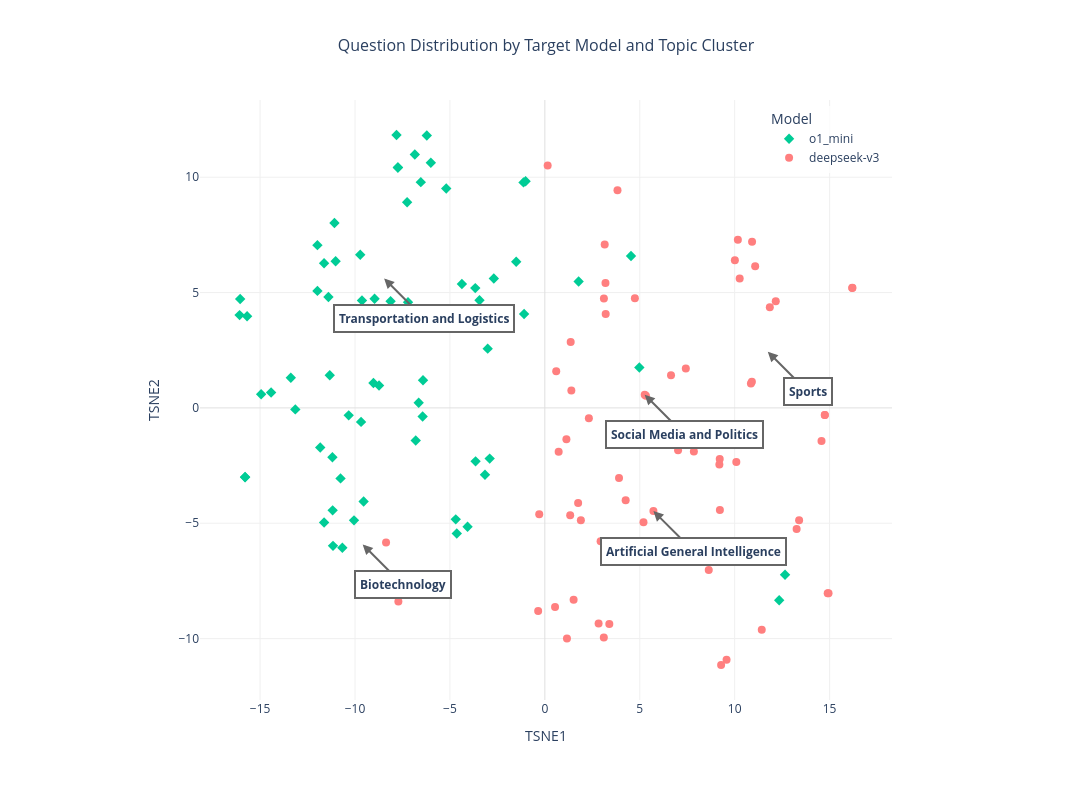

Source (notebook cell):
### Code cell
import plotly.graph_objects as go
import plotly.express as px
import pandas as pd
import numpy as np
from sklearn.feature_extraction.text import TfidfVectorizer
from sklearn.manifold import TSNE

def analyze_model_topics(logical_and_df: pd.DataFrame, model_names: list[str]):
    """
    Analyze and visualize topic distribution between models using t-SNE.
    Interactive visualization with Plotly with external annotations.
    """
    # Filter for specified models
    model_df = logical_and_df[logical_and_df['generator_model'].isin(model_names)]
    
    # Prepare text data
    texts = model_df['question_body'].tolist()
    
    # TF-IDF vectorization
    vectorizer = TfidfVectorizer(stop_words='english', max_features=5000)
    tfidf_matrix = vectorizer.fit_transform(texts)
    
    # t-SNE dimensionality reduction
    tsne = TSNE(n_components=2, 
                perplexity=30, 
                random_state=42)
    
    tsne_embeddings = tsne.fit_transform(tfidf_matrix.toarray())
    
    # Create visualization DataFrame
    viz_df = pd.DataFrame({
        'TSNE1': tsne_embeddings[:, 0],
        'TSNE2': tsne_embeddings[:, 1],
        'Model': model_df['generator_model'].values,
        'Question': texts,
        'Question_Preview': [t[:100] + '...' for t in texts],
        'Topic': model_df['topic'].values
    })

    # Create figure with expanded dimensions
    fig = go.Figure()

    # Add traces for each model
    colors = {'o1_mini': '#00cc96', 'deepseek-v3': '#ff7f7f'}
    symbols = {'o1_mini': 'diamond', 'deepseek-v3': 'circle'}
    
    for model in model_names:
        mask = viz_df['Model'] == model
        fig.add_trace(go.Scatter(
            x=viz_df[mask]['TSNE1'],
            y=viz_df[mask]['TSNE2'],
            mode='markers',
            name=model,
            marker=dict(
                color=colors[model],
                size=8,
                symbol=symbols[model]
            ),
            customdata=np.stack((
                viz_df[mask]['Model'],
                viz_df[mask]['Topic'],
                viz_df[mask]['Question_Preview']
            ), axis=1),
            hovertemplate="<br>".join([
                "Model: %{customdata[0]}",
                "Topic: %{customdata[1]}",
                "Question: %{customdata[2]}",
                "<extra></extra>"
            ])
        ))

    # List of topics to label
    topics_to_label = [
        "Artificial General Intelligence",
        "Sports",
        "Environmental Science",
        "Space Exploration",
        "Biotechnology",
        "Social Media and Politics",
        "Transportation and Logistics"
    ]

    # Create annotations for topic labels and detailed analysis
    annotations = []
    
    # Add basic topic labels
    for topic in topics_to_label:
        topic_points = viz_df[viz_df['Topic'] == topic]
        if len(topic_points) > 0:
            x_mean = topic_points['TSNE1'].mean()
            y_mean = topic_points['TSNE2'].mean()
            
            # Calculate arrow direction - point to the center of the cluster
            arrow_direction = 40  # Base arrow length
            
            annotations.append(dict(
                x=x_mean,
                y=y_mean,
                text=f"<b>{topic}</b>",
                showarrow=True,
                arrowhead=2,
                arrowsize=1,
                arrowwidth=2,
                arrowcolor="#666",
                ax=arrow_direction,
                ay=arrow_direction,
                bgcolor="white",
                bordercolor="#666",
                borderwidth=2,
                borderpad=4,
                font=dict(size=12)
            ))

    # Add detailed analysis boxes outside the plot
    # detailed_annotations = [
    #     # Sports Analysis Box
    #     dict(
    #         x=max(viz_df['TSNE1']) + 50,  # Position far right
    #         y=0,
    #         text=(
    #             "<b>Sports Analysis</b><br><br>"
    #             "Question Generation Strategy:<br>"
    #             "• Inconsistent conditional probability estimates<br>"
    #             "• Poor correlation between individual/team performance<br><br>"
    #             "Example Questions:<br>"
    #             "• 'Will Duplantis break record AND Sweden win 2+ medals?'<br>"
    #             "• 'Will Kipchoge win London AND Kenya win 7+ golds?'"
    #         ),
    #         showarrow=False,
    #         bgcolor="white",
    #         bordercolor="#666",
    #         borderwidth=2,
    #         borderpad=10,
    #         font=dict(size=11),
    #         align="left"
    #     ),
    #     # Transportation Analysis Box
    #     dict(
    #         x=min(viz_df['TSNE1']) - 50,  # Position far left
    #         y=0,
    #         text=(
    #             "<b>Transportation & Logistics Analysis</b><br><br>"
    #             "Reasoning Patterns:<br>"
    #             "• Inconsistent probabilistic reasoning<br>"
    #             "• ECB policy impact assessment<br>"
    #             "• Market reaction analysis<br><br>"
    #             "Example Questions:<br>"
    #             "• 'Will ECB maintain rates AND euro depreciate?'<br>"
    #             "• 'Will charging stations increase AND autonomous driving grow?'"
    #         ),
    #         showarrow=False,
    #         bgcolor="white",
    #         bordercolor="#666",
    #         borderwidth=2,
    #         borderpad=10,
    #         font=dict(size=11),
    #         align="left"
    #     )
    # ]
    
    # annotations.extend(detailed_annotations)

    # Update layout with expanded dimensions and margins
    fig.update_layout(
        template='plotly_white',
        width=1400,  # Increased width to accommodate external boxes
        height=800,
        margin=dict(l=200, r=200, t=100, b=100),  # Increased margins
        
        title=dict(
            text='Question Distribution by Target Model and Topic Cluster',
            x=0.5,
            y=0.95,
            xanchor='center',
            yanchor='top',
            font=dict(size=16)
        ),
        
        showlegend=True,
        legend=dict(
            title='Model',
            yanchor="top",
            y=0.99,
            xanchor="right",
            x=0.99,
            bgcolor='rgba(255, 255, 255, 0.8)'
        ),
        
        # Clean axes
        xaxis=dict(
            showgrid=True,
            gridwidth=1,
            gridcolor='#f0f0f0',
            zeroline=True,
            zerolinewidth=1,
            zerolinecolor='#e0e0e0',
            title='TSNE1'
        ),
        yaxis=dict(
            showgrid=True,
            gridwidth=1,
            gridcolor='#f0f0f0',
            zeroline=True,
            zerolinewidth=1,
            zerolinecolor='#e0e0e0',
            title='TSNE2'
        ),
        
        # Add all annotations
        annotations=annotations
    )

    return fig, viz_df

# Run the analysis
model_names = ['o1_mini', 'deepseek-v3']
fig, viz_df = analyze_model_topics(logical_and_df, model_names)

fig.show()

### Figure 1 — Plotly figure (JSON) as saved in the notebook; plotly's stock layout.template omitted (floating-point values rounded to 4 significant figures; data arrays with more than 128 entries replaced by an {"elided": "..."} marker saying what was removed)
{"data": [{"customdata": {"elided": "70x3 str values"}, "hovertemplate": "Model: %{customdata[0]}<br>Topic: %{customdata[1]}<br>Question: %{customdata[2]}<br><extra></extra>", "marker": {"color": "#00cc96", "size": 8, "symbol": "diamond"}, "mode": "markers", "name": "o1_mini", "type": "scatter", "x": [-7.739, -3.01, -6.218, -1.124, -4.369, -10.33, -11.63, -8.969, -11.18, -4.721, -5.194, -2.687, -9.633, -4.693, -3.664, -3.649, -16.08, -11.98, -11.33, -13.14, -3.153, -8.125, -10.67, -14.94, -3.442, -15.68, -11.83, -10.76, -11.19, -4.638, -9.68, -2.906, -7.739, -16.05, -2.834, -7.254, -10.05, -15.79, -6.005, -9.028, -6.534, -1.092, -11.02, -6.437, 12.65, -6.645, -11.08, -8.734, -13.38, -8.8, -7.207, -11.4, -11.16, -6.849, -4.071, -9.546, -6.801, -11.98, 4.978, -1.014, -15.79, 4.54, -11.63, -1.508, 1.78, -14.42, -7.813, 12.35, -9.725, -6.417], "y": [10.42, 2.568, 11.8, 9.776, 5.37, -0.3236, 6.272, 4.732, -4.441, 3.873, 9.513, 5.611, 4.657, -4.831, 5.193, -2.318, 4.023, 5.072, 1.412, -0.06445, -2.896, 4.623, -6.066, 0.5885, 4.668, 3.972, -1.718, -3.056, -2.138, -5.444, -0.6079, -2.197, 10.42, 4.722, 3.628, 8.915, -4.875, -2.998, 10.62, 1.077, 9.786, 4.068, 6.36, -0.3747, -7.236, 0.2204, 8.017, 0.9683, 1.31, -7.571, 4.584, 4.804, -5.981, 10.98, -5.152, -4.06, -1.411, 7.056, 1.749, 9.827, -3.008, 6.584, -4.965, 6.333, 5.48, 0.6658, 11.83, -8.336, 6.639, 1.197]}, {"customdata": {"elided": "67x3 str values"}, "hovertemplate": "Model: %{customdata[0]}<br>Topic: %{customdata[1]}<br>Question: %{customdata[2]}<br><extra></extra>", "marker": {"color": "#ff7f7f", "size": 8, "symbol": "circle"}, "mode": "markers", "name": "deepseek-v3", "type": "scatter", "x": [11.85, 3.205, 3.111, 3.194, 1.336, 9.213, 10.26, 4.258, 4.588, 11.08, 14.9, 12.16, 16.19, 10.17, 0.1489, 3.396, 14.75, 3.154, -0.3517, 2.832, 1.898, -7.715, 1.165, 1.754, 3.107, 9.573, 8.634, 7.019, 5.324, 5.196, 10.92, 0.7277, 9.194, 16.2, 9.285, 10.27, 10.01, -8.364, 14.75, 10.91, 0.5379, 1.516, 1.397, 1.362, 14.94, 7.427, 2.32, 14.57, 7.851, 3.908, 13.39, 0.5997, 4.744, 10.86, 11.13, 10.09, 11.43, 10.19, 6.647, 1.137, 5.26, 5.72, 9.222, 3.827, -0.2951, 2.938, 13.26], "y": [4.36, 4.067, 4.743, 5.411, -4.653, -2.218, 5.608, -4.006, -6.669, 6.137, -8.04, 4.625, 5.201, 7.284, 10.51, -9.372, -0.3047, 7.082, -8.804, -9.351, -4.869, -8.388, -9.995, -4.124, -9.956, -10.92, -7.026, -1.835, 0.5237, -4.957, 7.206, -1.905, -2.452, 5.203, -11.15, -6.234, 6.398, -5.833, -0.3047, 1.133, -8.628, -8.312, 0.7564, 2.854, -8.037, 1.708, -0.447, -1.434, -1.887, -3.038, -4.874, 1.586, 4.753, 1.053, -6.353, -2.342, -9.622, -6.659, 1.411, -1.362, 0.5704, -4.47, -4.431, 9.433, -4.608, -5.781, -5.249]}], "layout": {"annotations": [{"arrowcolor": "#666", "arrowhead": 2, "arrowsize": 1, "arrowwidth": 2, "ax": 40, "ay": 40, "bgcolor": "white", "bordercolor": "#666", "borderpad": 4, "borderwidth": 2, "font": {"size": 12}, "showarrow": true, "text": "<b>Artificial General Intelligence</b>", "x": 5.72, "y": -4.47}, {"arrowcolor": "#666", "arrowhead": 2, "arrowsize": 1, "arrowwidth": 2, "ax": 40, "ay": 40, "bgcolor": "white", "bordercolor": "#666", "borderpad": 4, "borderwidth": 2, "font": {"size": 12}, "showarrow": true, "text": "<b>Sports</b>", "x": 11.74, "y": 2.435}, {"arrowcolor": "#666", "arrowhead": 2, "arrowsize": 1, "arrowwidth": 2, "ax": 40, "ay": 40, "bgcolor": "white", "bordercolor": "#666", "borderpad": 4, "borderwidth": 2, "font": {"size": 12}, "showarrow": true, "text": "<b>Biotechnology</b>", "x": -9.595, "y": -5.921}, {"arrowcolor": "#666", "arrowhead": 2, "arrowsize": 1, "arrowwidth": 2, "ax": 40, "ay": 40, "bgcolor": "white", "bordercolor": "#666", "borderpad": 4, "borderwidth": 2, "font": {"size": 12}, "showarrow": true, "text": "<b>Social Media and Politics</b>", "x": 5.26, "y": 0.5704}, {"arrowcolor": "#666", "arrowhead": 2, "arrowsize": 1, "arrowwidth": 2, "ax": 40, "ay": 40, "bgcolor": "white", "bordercolor": "#666", "borderpad": 4, "borderwidth": 2, "font": {"size": 12}, "showarrow": true, "text": "<b>Transportation and Logistics</b>", "x": -8.466, "y": 5.612}], "height": 800, "legend": {"bgcolor": "rgba(255, 255, 255, 0.8)", "title": {"text": "Model"}, "x": 0.99, "xanchor": "right", "y": 0.99, "yanchor": "top"}, "margin": {"b": 100, "l": 200, "r": 200, "t": 100}, "showlegend": true, "title": {"font": {"size": 16}, "text": "Question Distribution by Target Model and Topic Cluster", "x": 0.5, "xanchor": "center", "y": 0.95, "yanchor": "top"}, "width": 1400, "xaxis": {"gridcolor": "#f0f0f0", "gridwidth": 1, "showgrid": true, "title": {"text": "TSNE1"}, "zeroline": true, "zerolinecolor": "#e0e0e0", "zerolinewidth": 1}, "yaxis": {"gridcolor": "#f0f0f0", "gridwidth": 1, "showgrid": true, "title": {"text": "TSNE2"}, "zeroline": true, "zerolinecolor": "#e0e0e0", "zerolinewidth": 1}}}
